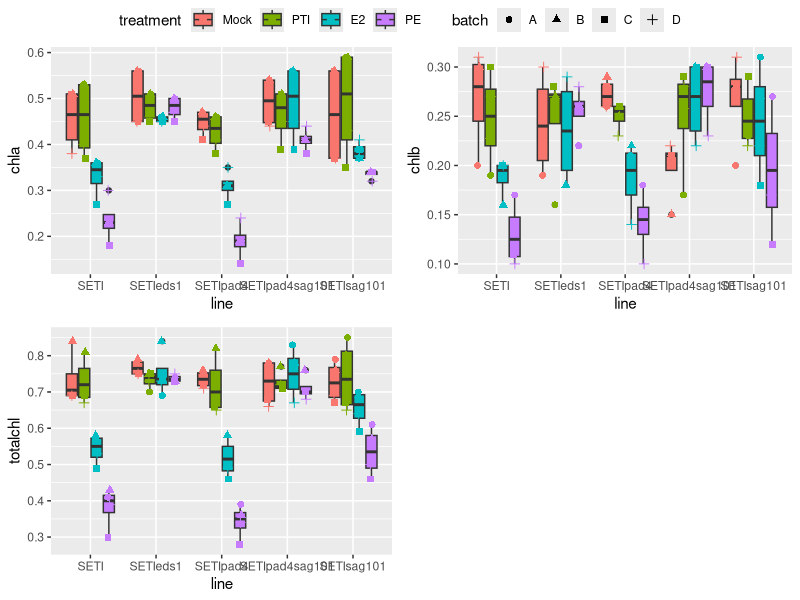
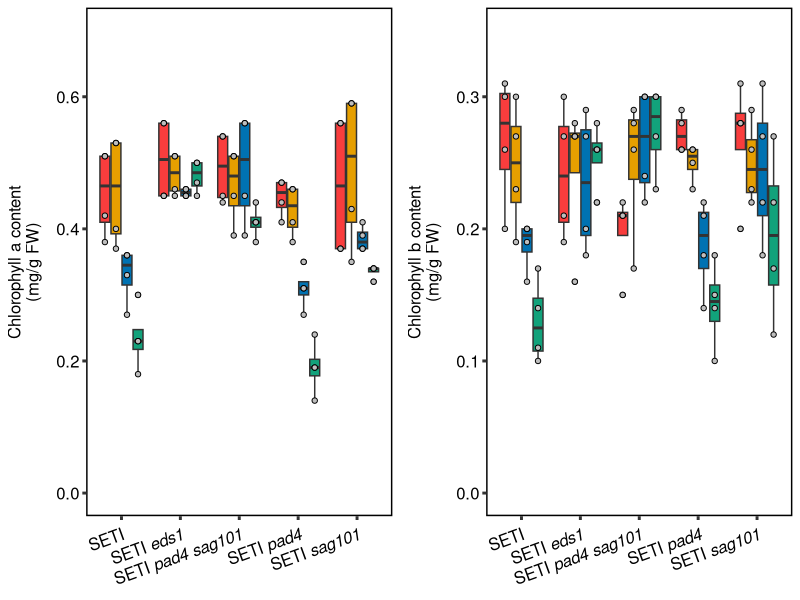
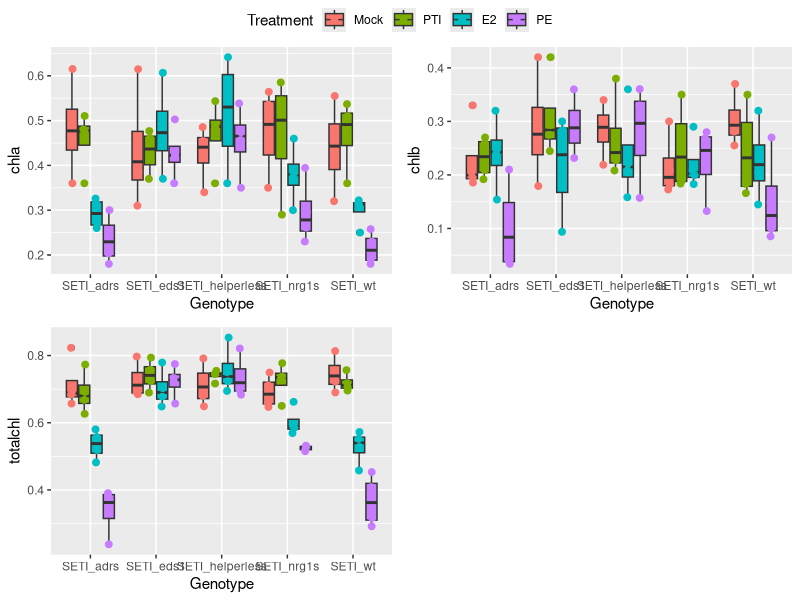
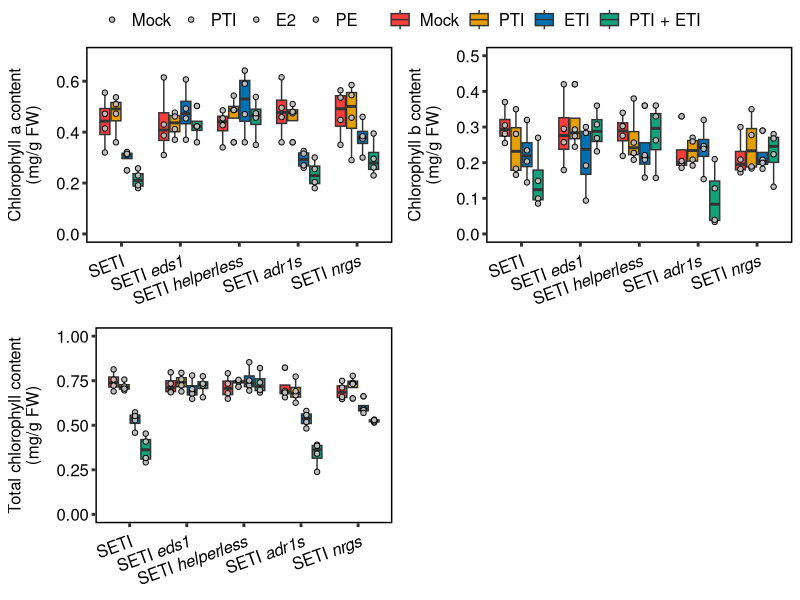
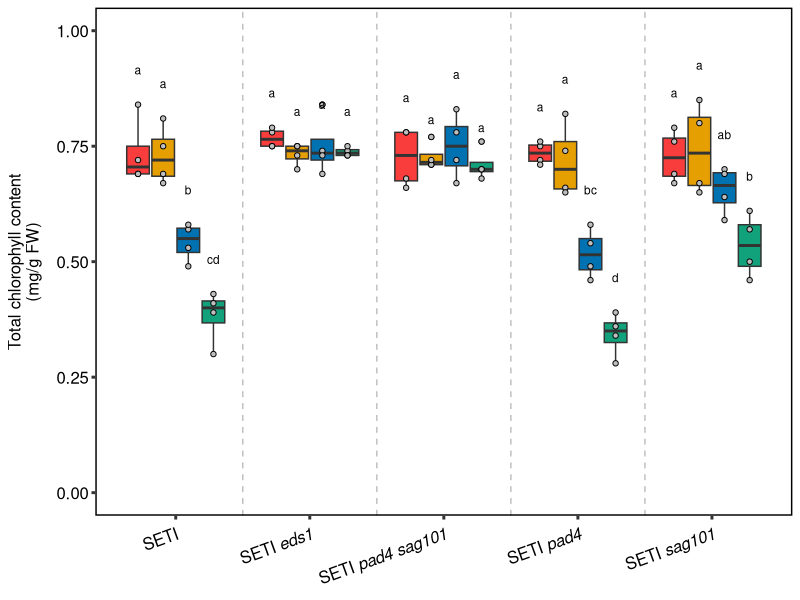
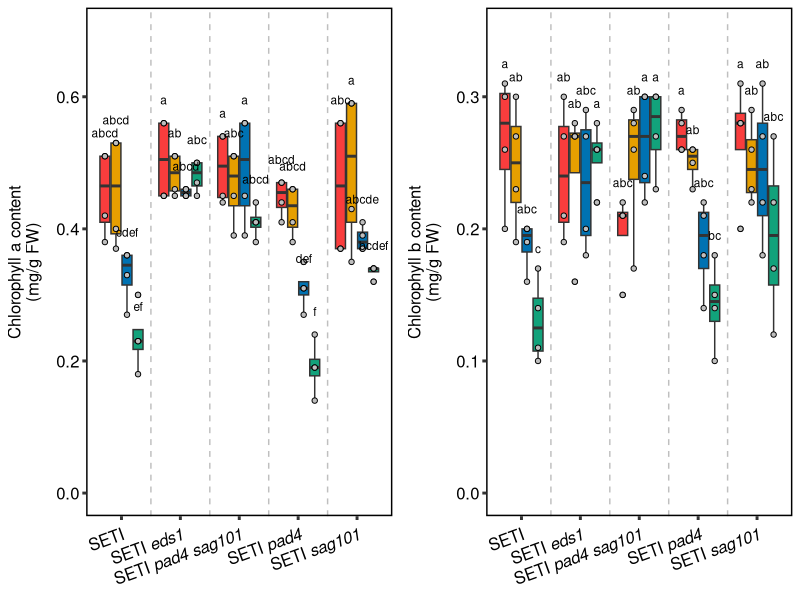

Source code (R) for these figures, in order:
## ---- chunk 1
knitr::opts_chunk$set(echo = TRUE)
## ---- chunk 2
library("ggplot2")
library("tibble")
library("tidyr")
#library("plyr")
library("ggpubr")
#library("agricolae")
#library("ggbreak")
#library("scales")
library("multcompView")
library("stringr")
## ---- chunk 3
chlorophyll = read.csv2(file = "./Data/chlorophyll_lipase4batches.csv", sep = ";",
                         header = TRUE, dec = ".")
chlorophyll$treatment = factor(chlorophyll$treatment, levels = c("Mock", "PTI", "E2", "PE"))
## ---- chunk 4
data_plot_a = ggplot(data = chlorophyll, mapping = aes(x = line, y = chla, fill = treatment)) +
  geom_boxplot() +
   geom_jitter(mapping = aes(shape = batch, color = treatment, group = treatment), fill = "grey", size=2, position = position_jitterdodge(jitter.width = 0.1))
data_plot_b = ggplot(data = chlorophyll, mapping = aes(x = line, y = chlb, fill = treatment)) +
  geom_boxplot()+
   geom_jitter(mapping = aes(shape = batch, color = treatment, group = treatment), fill = "grey", size=2, position = position_jitterdodge(jitter.width = 0.1))
data_plot_total = ggplot(data = chlorophyll, mapping = aes(x = line, y = totalchl, fill = treatment)) +
  geom_boxplot()+
   geom_jitter(mapping = aes(shape = batch, color = treatment, group = treatment), fill = "grey", size=2, position = position_jitterdodge(jitter.width = 0.1))
all_plots = c(data_plot_a, data_plot_b, data_plot_total)
ggarrange(data_plot_a, data_plot_b, data_plot_total, ncol = 2, nrow = 2, common.legend = TRUE)
## ---- chunk 5
dlab_theme = theme(axis.title.y = element_text(margin = margin(r = 10)), text = element_text(size=12), axis.text = element_text(size=12),
        axis.text.x = element_text(margin = margin(t = 5), size = 12, colour = "black", angle = 20, hjust=1),
        axis.text.y = element_text(color = "black"),
        axis.line = element_blank(),
        axis.ticks = element_line(size = 1),
        axis.title.x = element_blank(),
        legend.position="none", 
        legend.text= element_text(size = 12),
        #legend.title = element_text(size = 16, face = "bold"),
        panel.background = element_blank(),
        panel.spacing.x = unit(1, "lines"),
        panel.spacing.y=unit(0,"lines"),
        panel.grid =  element_blank(),
        legend.title = element_blank(),
        #panel.grid.major.y =  element_line(colour = "#999999"),
        panel.grid.minor.y =  element_blank(),
        panel.border = element_rect(fill = NA, color = "black", linewidth = 1),
        strip.background =element_rect(fill="white"),
        strip.text.x = element_text(size = 12, hjust = 0.5))

# Colorblind URL: https://davidmathlogic.com/colorblind/#%230072B2-%23117733-%2344AA99-%2388CCEE-%23E69F00-%23F93D3D-%23AA4499-%23882255

data_plot_a = ggplot(data = chlorophyll, mapping = aes(x = line, y = chla, fill = treatment)) +
  ylim(0,0.7) +
  geom_boxplot() +
   geom_jitter(mapping = aes(color = treatment, group = treatment), shape = 21, size=1.5, fill = "grey", position = position_jitterdodge(jitter.width = 0, dodge.width = 0.75)) +
  scale_color_manual(values = c("black", "black", "black", "black")) +
  guides(color = FALSE) +
  labs(y = "Chlorophyll a content\n(mg/g FW)", x = "Line") +
  scale_x_discrete(limits = c("SETI", "SETIeds1", "SETIpad4sag101", "SETIpad4", "SETIsag101"), labels=c(expression("SETI"), expression("SETI" ~ italic("eds1")), expression("SETI" ~ italic("pad4 sag101")), expression("SETI" ~ italic("pad4")), expression("SETI" ~ italic("sag101")))) + 
  dlab_theme + scale_fill_manual(values = c("#F93D3D", "#E69F00", "#0072B2", "#12A27B"),
                    name = "Treatment", labels = c("Mock", "PTI", "ETI", "PTI + ETI")) 

data_plot_b = ggplot(data = chlorophyll, mapping = aes(x = line, y = chlb, fill = treatment)) +
  ylim(0,0.35) +
  geom_boxplot()+
   geom_jitter(mapping = aes(color = treatment, group = treatment), shape = 21, fill = "grey", size=1.5, position = position_jitterdodge(jitter.width = 0, dodge.width = 0.75)) +
  scale_color_manual(values = c("black", "black", "black", "black")) +
  guides(color = FALSE) +
  labs(y = "Chlorophyll b content\n(mg/g FW)", x = "Line") +
  scale_x_discrete(limits = c("SETI", "SETIeds1", "SETIpad4sag101", "SETIpad4", "SETIsag101"), labels=c(expression("SETI"), expression("SETI" ~ italic("eds1")), expression("SETI" ~ italic("pad4 sag101")), expression("SETI" ~ italic("pad4")), expression("SETI" ~ italic("sag101"))))+ 
  dlab_theme + scale_fill_manual(values = c("#F93D3D", "#E69F00", "#0072B2", "#12A27B"),
                    name = "Treatment", labels = c("Mock", "PTI", "ETI", "PTI + ETI")) 

data_plot_total = ggplot(data = chlorophyll, mapping = aes(x = line, y = totalchl, fill = treatment)) +
  ylim(0,1) +
  geom_boxplot()+
   geom_jitter(mapping = aes(color = treatment, group = treatment), shape = 21, fill = "grey", size=1.5, position = position_jitterdodge(jitter.width = 0, dodge.width = 0.75)) +
  scale_color_manual(values = c("black", "black", "black", "black")) +
  guides(color = FALSE) +
  labs(y = "Total chlorophyll content\n(mg/g FW)", x = "Line") +
  scale_x_discrete(limits = c("SETI", "SETIeds1", "SETIpad4sag101", "SETIpad4", "SETIsag101"), labels=c(expression("SETI"), expression("SETI" ~ italic("eds1")), expression("SETI" ~ italic("pad4 sag101")), expression("SETI" ~ italic("pad4")), expression("SETI" ~ italic("sag101")))) + 
  dlab_theme + scale_fill_manual(values = c("#F93D3D", "#E69F00", "#0072B2", "#12A27B"),
                    name = "Treatment", labels = c("Mock", "PTI", "ETI", "PTI + ETI")) 

#ggsave(plot = data_plot_total, filename = "chlorophyll_legend.pdf", units = "in", width = 6,
#  height = 3.25)

all_plots = c(data_plot_a, data_plot_b, data_plot_total)
ggarrange(data_plot_a, data_plot_b, ncol = 2, nrow = 1, common.legend = FALSE)
## ---- chunk 6

# Chlorophyll a
stats_table = tibble(Line_treatment = rep(NA, 20),
                         sig_letters = rep(NA, 20))

activity_treatment = aov(chlorophyll$chla ~ chlorophyll$line*chlorophyll$treatment)
summary(activity_treatment)
Tuckey <- TukeyHSD(activity_treatment)
stats = multcompLetters4(activity_treatment, Tuckey)

# Add values into table
stats_table$Line_treatment = names(stats$`chlorophyll$line:chlorophyll$treatment`[[1]])
stats_table = separate_wider_delim(stats_table, Line_treatment, ":", names = c("Lines", "Treatment"))
stats_table$sig_letters = str_trim(stats$`chlorophyll$line:chlorophyll$treatment`[[2]])

# Order values
stats_table$Lines = factor(stats_table$Lines, levels = c("SETI", "SETIeds1", "SETIpad4sag101", "SETIpad4", "SETIsag101"))
stats_table$Treatment = factor(stats_table$Treatment, levels = c("Mock", "PTI", "E2", "PE"))
treatment_order = order(stats_table$Treatment)
stats_table = stats_table[treatment_order, ]
line_order = order(stats_table$Lines)
stats_table_a = stats_table[line_order, ]


# Chlorophyll b

stats_table = tibble(Line_treatment = rep(NA, 20),
                         sig_letters = rep(NA, 20))

activity_treatment = aov(chlorophyll$chlb ~ chlorophyll$line*chlorophyll$treatment)
summary(activity_treatment)
Tuckey <- TukeyHSD(activity_treatment)
stats = multcompLetters4(activity_treatment, Tuckey)

# Add values into table
stats_table$Line_treatment = names(stats$`chlorophyll$line:chlorophyll$treatment`[[1]])
stats_table = separate_wider_delim(stats_table, Line_treatment, ":", names = c("Lines", "Treatment"))
stats_table$sig_letters = str_trim(stats$`chlorophyll$line:chlorophyll$treatment`[[2]])

# Order values
stats_table$Lines = factor(stats_table$Lines, levels = c("SETI", "SETIeds1", "SETIpad4sag101", "SETIpad4", "SETIsag101"))
stats_table$Treatment = factor(stats_table$Treatment, levels = c("Mock", "PTI", "E2", "PE"))
treatment_order = order(stats_table$Treatment)
stats_table = stats_table[treatment_order, ]
line_order = order(stats_table$Lines)
stats_table_b = stats_table[line_order, ]


# Chlorophyll total

stats_table = tibble(Line_treatment = rep(NA, 20),
                         sig_letters = rep(NA, 20))

activity_treatment = aov(chlorophyll$totalchl ~ chlorophyll$line*chlorophyll$treatment)
summary(activity_treatment)
Tuckey <- TukeyHSD(activity_treatment)
stats = multcompLetters4(activity_treatment, Tuckey)

# Add values into table
stats_table$Line_treatment = names(stats$`chlorophyll$line:chlorophyll$treatment`[[1]])
stats_table = separate_wider_delim(stats_table, Line_treatment, ":", names = c("Lines", "Treatment"))
stats_table$sig_letters = str_trim(stats$`chlorophyll$line:chlorophyll$treatment`[[2]])

# Order values
stats_table$Lines = factor(stats_table$Lines, levels = c("SETI", "SETIeds1", "SETIpad4sag101", "SETIpad4", "SETIsag101"))
stats_table$Treatment = factor(stats_table$Treatment, levels = c("Mock", "PTI", "E2", "PE"))
treatment_order = order(stats_table$Treatment)
stats_table = stats_table[treatment_order,]
line_order = order(stats_table$Lines)
stats_table_total = stats_table[line_order, ]
## ---- chunk 7

stats_a = ggplot_build(data_plot_a)
stats_b = ggplot_build(data_plot_b)
stats_total = ggplot_build(data_plot_total)

data_plot_a = data_plot_a + 
  geom_text(data = tibble(test = 1:20), x = stats_a[["data"]][[1]][["x"]], y = stats_a[["data"]][[1]][["ymax"]] + 0.035, label = stats_table_a$sig_letters, size = 3, color = "black", inherit.aes = FALSE) +
  geom_vline(xintercept = c(1.5,2.5,3.5,4.5), linetype = "dashed", alpha = 0.25)


data_plot_b = data_plot_b + geom_text(data = tibble(test = 1:20), x = stats_a[["data"]][[1]][["x"]], y = stats_b[["data"]][[1]][["ymax"]] + 0.015, label = stats_table_b$sig_letters, size = 3, color = "black", inherit.aes = FALSE) +
  geom_vline(xintercept = c(1.5,2.5,3.5,4.5), linetype = "dashed", alpha = 0.25)


data_plot_total = data_plot_total + geom_text(data = tibble(test = 1:20), x = stats_a[["data"]][[1]][["x"]], y = stats_total[["data"]][[1]][["ymax"]] + 0.075, label = stats_table_total$sig_letters, size = 3, color = "black", inherit.aes = FALSE) +
  geom_vline(xintercept = c(1.5,2.5,3.5,4.5), linetype = "dashed", alpha = 0.25)


all_plots = c(data_plot_a, data_plot_b, data_plot_total)
lipase_supp = ggarrange(data_plot_a, data_plot_b, ncol = 2, nrow = 1, common.legend = FALSE)

# png(file="chlorophyll_lipase.png",
#     width=1920, height=1080, res = 120)
# ggarrange(data_plot_a, data_plot_b, data_plot_total, ncol = 2, nrow = 2, common.legend = FALSE)
# dev.off()
# 
# png(file="chlorophyll_lipase.png",
#     width=1450, height=1080, res = 120)
# ggarrange(data_plot_a, data_plot_b, data_plot_total, ncol = 2, nrow = 2, common.legend = FALSE)
# dev.off()

ggsave("chlorophyll_lipase.pdf", plot = data_plot_total, units = "in", width = 4,
  height = 3.25)

ggsave("chlorophyll_lipase_supp.pdf", plot = lipase_supp , units = "in", width = 8,
   height = 3.25)

## ---- chunk 8
chlorophyll = read.csv2(file = "./Data/helperchlorophyll_batches_combined.csv", sep = ";",
                         header = TRUE, dec = ",")
chlorophyll$Treatment = factor(chlorophyll$Treatment, levels = c("Mock", "PTI", "E2", "PE"))
## ---- chunk 9
data_plot_a = ggplot(data = chlorophyll, mapping = aes(x = Genotype, y = chla, fill = Treatment)) +
  geom_boxplot() +
   geom_jitter(mapping = aes(color = Treatment, group = Treatment), fill = "grey", size=2, position = position_jitterdodge(jitter.width = 0.1))

data_plot_b = ggplot(data = chlorophyll, mapping = aes(x = Genotype, y = chlb, fill = Treatment)) +
  geom_boxplot()+
   geom_jitter(mapping = aes(color = Treatment, group = Treatment), fill = "grey", size=2, position = position_jitterdodge(jitter.width = 0.1))

data_plot_total = ggplot(data = chlorophyll, mapping = aes(x = Genotype, y = totalchl, fill = Treatment)) +
  geom_boxplot()+
   geom_jitter(mapping = aes(color = Treatment, group = Treatment), fill = "grey", size=2, position = position_jitterdodge(jitter.width = 0.1))
all_plots = c(data_plot_a, data_plot_b, data_plot_total)
ggarrange(data_plot_a, data_plot_b, data_plot_total, ncol = 2, nrow = 2, common.legend = TRUE)
## ---- chunk 10
dlab_theme = theme(axis.title.y = element_text(margin = margin(r = 10)), text = element_text(size=12), axis.text = element_text(size=12),
        axis.text.x = element_text(margin = margin(t = 5), size = 12, colour = "black", angle = 20, hjust=1),
        axis.text.y = element_text(color = "black"),
        axis.line = element_blank(),
        axis.ticks = element_line(size = 1),
        axis.title.x = element_blank(),
        legend.position="none", 
        legend.text= element_text(size = 12),
        #legend.title = element_text(size = 16, face = "bold"),
        panel.background = element_blank(),
        panel.spacing.x = unit(1, "lines"),
        panel.spacing.y=unit(0,"lines"),
        panel.grid =  element_blank(),
        legend.title = element_blank(),
        #panel.grid.major.y =  element_line(colour = "#999999"),
        panel.grid.minor.y =  element_blank(),
        panel.border = element_rect(fill = NA, color = "black", linewidth = 1),
        strip.background =element_rect(fill="white"),
        strip.text.x = element_text(size = 12, hjust = 0.5))

data_plot_a = ggplot(data = chlorophyll, mapping = aes(x = Genotype, y = chla, fill = Treatment)) +
  ylim(0,0.7) +
  geom_boxplot() +
   geom_jitter(mapping = aes(color = Treatment, group = Treatment), shape = 21, size=1.5, fill = "grey", position = position_jitterdodge(jitter.width = 0, dodge.width = 0.75)) +
  scale_color_manual(values = c("black", "black", "black", "black")) +
  labs(y = "Chlorophyll a content\n(mg/g FW)", x = "Line") +
  scale_x_discrete(limits = c("SETI_wt", "SETI_eds1", "SETI_helperless", "SETI_adrs", "SETI_nrg1s"), labels=c(expression("SETI"), expression("SETI" ~ italic("eds1")), expression("SETI" ~ italic("helperless")), expression("SETI" ~ italic("adr1s")), expression("SETI" ~ italic("nrgs")))) + 
  dlab_theme + scale_fill_manual(values = c("#F93D3D", "#E69F00", "#0072B2", "#12A27B"),
                    name = "Treatment", labels = c("Mock", "PTI", "ETI", "PTI + ETI")) 

data_plot_b = ggplot(data = chlorophyll, mapping = aes(x = Genotype, y = chlb, fill = Treatment)) +
  ylim(0,0.5) +
  geom_boxplot()+
   geom_jitter(mapping = aes(color = Treatment, group = Treatment), shape = 21, fill = "grey", size=1.5, position = position_jitterdodge(jitter.width = 0, dodge.width = 0.75)) +
  scale_color_manual(values = c("black", "black", "black", "black")) +
  labs(y = "Chlorophyll b content\n(mg/g FW)", x = "Line") +
  scale_x_discrete(limits = c("SETI_wt", "SETI_eds1", "SETI_helperless", "SETI_adrs", "SETI_nrg1s"), labels=c(expression("SETI"), expression("SETI" ~ italic("eds1")), expression("SETI" ~ italic("helperless")), expression("SETI" ~ italic("adr1s")), expression("SETI" ~ italic("nrgs")))) + dlab_theme + scale_fill_manual(values = c("#F93D3D", "#E69F00", "#0072B2", "#12A27B"),
                    name = "Treatment", labels = c("Mock", "PTI", "ETI", "PTI + ETI")) 

data_plot_total = ggplot(data = chlorophyll, mapping = aes(x = Genotype, y = totalchl, fill = Treatment)) +
  ylim(0,1) +
  geom_boxplot()+
   geom_jitter(mapping = aes(color = Treatment, group = Treatment), shape = 21, fill = "grey", size=1.5, position = position_jitterdodge(jitter.width = 0, dodge.width = 0.75)) +
  scale_color_manual(values = c("black", "black", "black", "black")) +
  labs(y = "Total chlorophyll content\n(mg/g FW)", x = "Line") +
  scale_x_discrete(limits = c("SETI_wt", "SETI_eds1", "SETI_helperless", "SETI_adrs", "SETI_nrg1s"), labels=c(expression("SETI"), expression("SETI" ~ italic("eds1")), expression("SETI" ~ italic("helperless")), expression("SETI" ~ italic("adr1s")), expression("SETI" ~ italic("nrgs")))) + dlab_theme + scale_fill_manual(values = c("#F93D3D", "#E69F00", "#0072B2", "#12A27B"),
                    name = "Treatment", labels = c("Mock", "PTI", "ETI", "PTI + ETI")) 

all_plots = c(data_plot_a, data_plot_b, data_plot_total)
ggarrange(data_plot_a, data_plot_b, data_plot_total, ncol = 2, nrow = 2, common.legend = TRUE)
## ---- chunk 11

# Chlorophyll a
stats_table = tibble(Line_treatment = rep(NA, 20),
                         sig_letters = rep(NA, 20))

activity_treatment = aov(chlorophyll$chla ~ chlorophyll$Genotype*chlorophyll$Treatment)
summary(activity_treatment)
Tuckey <- TukeyHSD(activity_treatment)
stats = multcompLetters4(activity_treatment, Tuckey)

# Add values into table
stats_table$Line_treatment = names(stats$`chlorophyll$Genotype:chlorophyll$Treatment`[[1]])
stats_table = separate_wider_delim(stats_table, Line_treatment, ":", names = c("Lines", "Treatment"))
stats_table$sig_letters = str_trim(stats$`chlorophyll$Genotype:chlorophyll$Treatment`[[2]])

# Order values
stats_table$Lines = factor(stats_table$Lines, levels = c("SETI_wt", "SETI_eds1", "SETI_helperless", "SETI_adrs", "SETI_nrg1s"))
stats_table$Treatment = factor(stats_table$Treatment, levels = c("Mock", "PTI", "E2", "PE"))
treatment_order = order(stats_table$Treatment)
stats_table = stats_table[treatment_order, ]
line_order = order(stats_table$Lines)
stats_table_a = stats_table[line_order, ]


# Chlorophyll b

stats_table = tibble(Line_treatment = rep(NA, 20),
                         sig_letters = rep(NA, 20))

activity_treatment = aov(chlorophyll$chlb ~ chlorophyll$Genotype*chlorophyll$Treatment)
summary(activity_treatment)
Tuckey <- TukeyHSD(activity_treatment)
stats = multcompLetters4(activity_treatment, Tuckey)

# Add values into table
stats_table$Line_treatment = names(stats$`chlorophyll$Genotype:chlorophyll$Treatment`[[1]])
stats_table = separate_wider_delim(stats_table, Line_treatment, ":", names = c("Lines", "Treatment"))
stats_table$sig_letters = str_trim(stats$`chlorophyll$Genotype:chlorophyll$Treatment`[[2]])

# Order values
stats_table$Lines = factor(stats_table$Lines, levels = c("SETI_wt", "SETI_eds1", "SETI_helperless", "SETI_adrs", "SETI_nrg1s"))
stats_table$Treatment = factor(stats_table$Treatment, levels = c("Mock", "PTI", "E2", "PE"))
treatment_order = order(stats_table$Treatment)
stats_table = stats_table[treatment_order, ]
line_order = order(stats_table$Lines)
stats_table_b = stats_table[line_order, ]


# Chlorophyll total

stats_table = tibble(Line_treatment = rep(NA, 20),
                         sig_letters = rep(NA, 20))

activity_treatment = aov(chlorophyll$totalchl ~ chlorophyll$Genotype*chlorophyll$Treatment)
summary(activity_treatment)
Tuckey <- TukeyHSD(activity_treatment)
stats = multcompLetters4(activity_treatment, Tuckey)

# Add values into table
stats_table$Line_treatment = names(stats$`chlorophyll$Genotype:chlorophyll$Treatment`[[1]])
stats_table = separate_wider_delim(stats_table, Line_treatment, ":", names = c("Lines", "Treatment"))
stats_table$sig_letters = str_trim(stats$`chlorophyll$Genotype:chlorophyll$Treatment`[[2]])

# Order values
stats_table$Lines = factor(stats_table$Lines, levels = c("SETI_wt", "SETI_eds1", "SETI_helperless", "SETI_adrs", "SETI_nrg1s"))
stats_table$Treatment = factor(stats_table$Treatment, levels = c("Mock", "PTI", "E2", "PE"))
treatment_order = order(stats_table$Treatment)
stats_table = stats_table[treatment_order,]
line_order = order(stats_table$Lines)
stats_table_total = stats_table[line_order, ]
## ---- chunk 12

stats_a = ggplot_build(data_plot_a)
stats_b = ggplot_build(data_plot_b)
stats_total = ggplot_build(data_plot_total)

data_plot_a = data_plot_a +
  geom_text(data = tibble(test = 1:20), x = stats_a[["data"]][[1]][["x"]], y = stats_a[["data"]][[1]][["ymax"]] + 0.035, label = stats_table_a$sig_letters, size = 3, color = "black", inherit.aes = FALSE) +
  geom_vline(xintercept = c(1.5,2.5,3.5,4.5), linetype = "dashed", alpha = 0.25)


data_plot_b = data_plot_b + geom_text(data = tibble(test = 1:20), x = stats_a[["data"]][[1]][["x"]], y = stats_b[["data"]][[1]][["ymax"]] + 0.015, label = stats_table_b$sig_letters, size = 3, color = "black", inherit.aes = FALSE) +
  geom_vline(xintercept = c(1.5,2.5,3.5,4.5), linetype = "dashed", alpha = 0.25)


data_plot_total = data_plot_total + geom_text(data = tibble(test = 1:20), x = stats_a[["data"]][[1]][["x"]], y = stats_total[["data"]][[1]][["ymax"]] + 0.05, label = stats_table_total$sig_letters, size = 3, color = "black", inherit.aes = FALSE) +
  geom_vline(xintercept = c(1.5,2.5,3.5,4.5), linetype = "dashed", alpha = 0.25)


all_plots = c(data_plot_a, data_plot_b, data_plot_total)
chlorophyll_helper_supp = ggarrange(data_plot_a, data_plot_b,  ncol = 2, nrow = 1, common.legend = FALSE)
